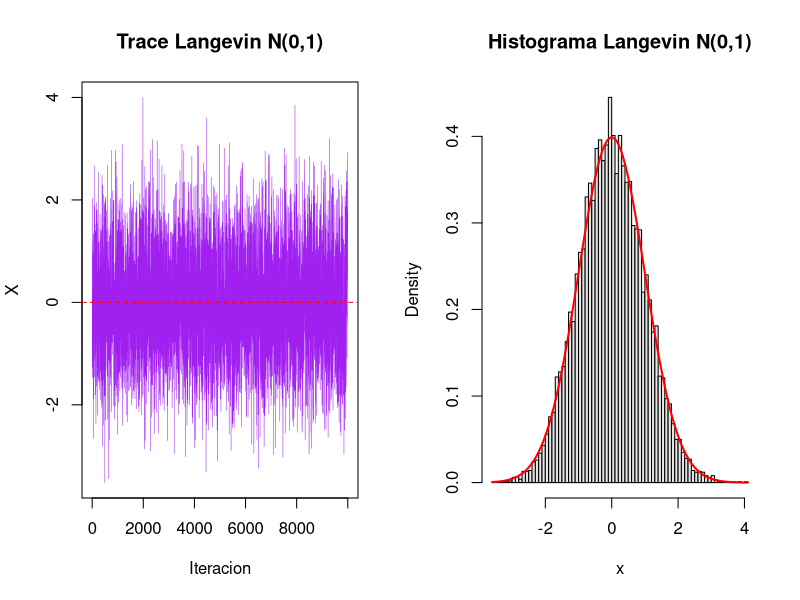

Generate this figure with R:
grad_log_f <- function(x) -x       # gradiente de log N(0,1)
sigma <- 1
Nsim  <- 10^4
X4    <- rep(rnorm(1), Nsim)

for (t in 2:Nsim) {
  mean_prop <- X4[t-1] + (sigma^2/2) * grad_log_f(X4[t-1])
  Y         <- rnorm(1, mean=mean_prop, sd=sigma)

  mean_rev  <- Y + (sigma^2/2) * grad_log_f(Y)

  log_rho <- dnorm(Y, log=TRUE) - dnorm(X4[t-1], log=TRUE) +
             dnorm(X4[t-1], mean=mean_rev,  sd=sigma, log=TRUE) -
             dnorm(Y,        mean=mean_prop, sd=sigma, log=TRUE)

  X4[t] <- X4[t-1] + (Y - X4[t-1]) * (log(runif(1)) < log_rho)
}


acc <- sum(diff(X4) != 0) / (Nsim - 1)
cat(sprintf("Tasa de aceptacion Langevin: %.3f\n", acc))

par(mfrow = c(1, 2))
plot(X4, type="l", col="purple", lwd=0.5,
     main="Trace Langevin N(0,1)",
     xlab="Iteracion", ylab="X")
abline(h=0, col="red", lty=2)

hist(X4, breaks=80, freq=FALSE, col="gray90",
     main="Histograma Langevin N(0,1)", xlab="x")
curve(dnorm(x), add=TRUE, col="red", lwd=2)
par(mfrow = c(1, 1))
